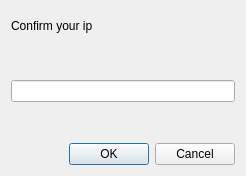
<?xml version="1.0" encoding="UTF-8"?>
<ui version="4.0">
 <class>IpServer</class>
 <widget class="QDialog" name="IpServer">
  <property name="geometry">
   <rect>
    <x>0</x>
    <y>0</y>
    <width>246</width>
    <height>176</height>
   </rect>
  </property>
  <property name="windowTitle">
   <string>Server ip</string>
  </property>
  <layout class="QVBoxLayout" name="verticalLayout">
   <item>
    <widget class="QLabel" name="label">
     <property name="text">
      <string>Confirm your ip</string>
     </property>
    </widget>
   </item>
   <item>
    <widget class="QWidget" name="widget" native="true"/>
   </item>
   <item>
    <widget class="QLineEdit" name="lineEdit"/>
   </item>
   <item>
    <widget class="QWidget" name="widget_2" native="true"/>
   </item>
   <item>
    <widget class="QDialogButtonBox" name="buttonBox">
     <property name="standardButtons">
      <set>QDialogButtonBox::Cancel|QDialogButtonBox::Ok</set>
     </property>
    </widget>
   </item>
  </layout>
 </widget>
 <resources/>
 <connections/>
</ui>
